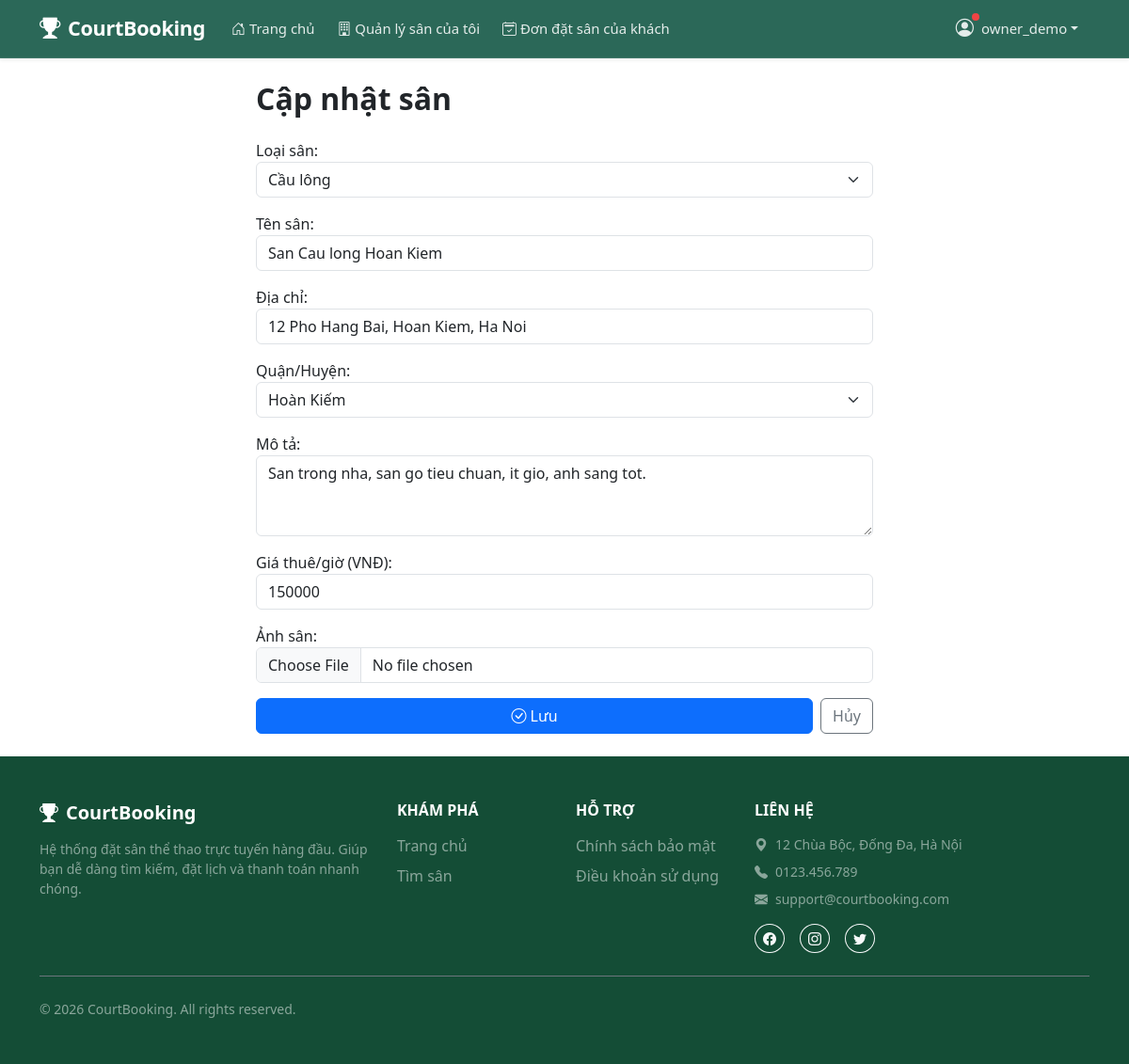
Page /edit/5/?confirm=1 (signed in) on the committed database.
### accounts/models.py (models this page shows, shortened)
class User(AbstractUser):
    ROLE_CHOICES = [
        ('guest',  'Khách'),
        ('player', 'Người chơi'),
        ('owner',  'Chủ sân'),
        ('admin',  'Quản trị'),
    ]
    phone = models.CharField(max_length=15, blank=True)
    role  = models.CharField(max_length=10, choices=ROLE_CHOICES, default='player')

### courts/models.py (models this page shows, shortened)
class Court(models.Model):
    COURT_TYPE_CHOICES = [
        ('badminton',  'Cầu lông'),
        ('football',   'Bóng đá'),
        ('pickleball', 'Pickleball'),
        ('basketball', 'Bóng rổ'),
        ('tennis',     'Tennis'),
    ]
    DISTRICT_CHOICES = [
        ('cau_giay',     'Cầu Giấy'),
        ('dong_da',      'Đống Đa'),
        ('hai_ba_trung', 'Hai Bà Trưng'),
        ('hoan_kiem',    'Hoàn Kiếm'),
        ('thanh_xuan',   'Thanh Xuân'),
        ('ha_dong',      'Hà Đông'),
        ('bac_tu_liem',  'Bắc Từ Liêm'),
        ('nam_tu_liem',  'Nam Từ Liêm'),
        ('khac',         'Khác'),
    ]
    name           = models.CharField(max_length=200, verbose_name='Tên sân')
    court_type     = models.CharField(max_length=20, choices=COURT_TYPE_CHOICES, verbose_name='Loại sân')
    address        = models.CharField(max_length=300, verbose_name='Địa chỉ')
    district       = models.CharField(max_length=20, choices=DISTRICT_CHOICES, default='khac',
                                      blank=True, verbose_name='Quận/Huyện')
    description    = models.TextField(blank=True, verbose_name='Mô tả')
    price_per_hour = models.DecimalField(max_digits=10, decimal_places=0, verbose_name='Giá thuê/giờ (VNĐ)')
    image          = models.ImageField(upload_to='courts/', blank=True, null=True, verbose_name='Ảnh sân')
    is_active      = models.BooleanField(default=True, verbose_name='Đang hoạt động')
    owner          = models.ForeignKey(
        settings.AUTH_USER_MODEL,
        on_delete=models.SET_NULL,
        null=True,
        blank=True,
        related_name='owned_courts',
        verbose_name='Chủ sân',
    )
    created_at     = models.DateTimeField(auto_now_add=True, verbose_name='Ngày tạo')
    class Meta:
        ordering = ['-created_at']
        verbose_name = 'Sân'
        verbose_name_plural = 'Danh sách sân'

### courts/views.py (the view)
# urls.py: path('edit/<int:pk>/', views.court_update, name='court_update'),
def court_update(request, pk):
    if request.session.get('role') != 'owner':
        return redirect('accounts:login')
    court = get_object_or_404(Court, pk=pk)
    if court.owner != request.user:
        messages.error(request, 'Bạn không có quyền sửa sân này.')
        return redirect('courts:my_court_list')
    if court.is_active and request.method == 'GET' and request.GET.get('confirm') != '1':
        return render(request, 'courts/court_edit_confirm.html', {'court': court})
    if request.method == 'POST':
        form = CourtForm(request.POST, request.FILES, instance=court)
        if form.is_valid():
            updated = form.save(commit=False)
            if court.is_active:
                updated.is_active = False
                messages.warning(
                    request,
                    f'Đã cập nhật sân "{court.name}". Sân sẽ ẩn khỏi danh sách và chờ admin duyệt lại.'
                )
            else:
                messages.success(request, f'Đã cập nhật sân "{court.name}".')
            updated.save()
            return redirect('courts:my_court_list')
    else:
        form = CourtForm(instance=court)
    return render(request, 'courts/court_form.html', {
        'form':        form,
        'action_text': 'Cập nhật sân',
        'court':       court,
    })

### courts/forms.py
class CourtForm(forms.ModelForm):
    class Meta:
        model  = Court
        fields = [
            'court_type',
            'name',
            'address',
            'district',
            'description',
            'price_per_hour',
            'image',
        ]
        widgets = {
            'court_type':     forms.Select(attrs={'class': 'form-select'}),
            'name':           forms.TextInput(attrs={'class': 'form-control'}),
            'address':        forms.TextInput(attrs={'class': 'form-control'}),
            'district':       forms.Select(attrs={'class': 'form-select'}),
            'description':    forms.Textarea(attrs={'class': 'form-control', 'rows': 3}),
            'price_per_hour': forms.NumberInput(attrs={'class': 'form-control'}),
            'image':          CustomImageWidget(attrs={'class': 'form-control'}),
        }

### courts/templates/courts/court_form.html (shortened to what this page needs)
{% extends 'base.html' %}
{% block content %}
<div class="container my-4" style="max-width: 680px;">
    <h2 class="fw-bold mb-4">{{ action_text }}</h2>
    <form method="POST" enctype="multipart/form-data">
        {{ form.as_p }}
        <div class="d-flex gap-2 mt-3">
            <button type="submit" class="btn btn-primary flex-grow-1">
                <i class="bi bi-check-circle me-1"></i>Lưu
            </button>
            <a href="{% url 'courts:my_court_list' %}" class="btn btn-outline-secondary">
                Hủy
            </a>
        </div>
    </form>
</div>
{% endblock %}

### templates/partials/header.html (shortened to what this page needs)
<nav class="navbar navbar-expand-lg navbar-dark shadow-sm sticky-top" style="background-color: rgba(6, 78, 59, 0.85) !important; backdrop-filter: blur(12px); -webkit-backdrop-filter: blur(12px); border-bottom: 1px solid rgba(255, 255, 255, 0.1);">
    <div class="container">
        <a class="navbar-brand fw-bold d-flex align-items-center" href="{% url 'courts:court_list' %}">
            <i class="bi bi-trophy-fill me-2" style="font-size: 1.4rem;"></i>
            CourtBooking
        </a>
        <div class="collapse navbar-collapse" id="navbarMain">
            <ul class="navbar-nav me-auto mb-2 mb-lg-0">
                <li class="nav-item">
                    <a class="nav-link {% if request.resolver_match.view_name == 'courts:court_list' %}active-link{% endif %}" href="{% url 'courts:court_list' %}">
                        <i class="bi bi-house-door me-1"></i>Trang chủ
                    </a>
                </li>
                {% if user.is_authenticated %}
                    {% if request.session.role == 'owner' %}
                    <li class="nav-item">
                        <a class="nav-link {% if request.resolver_match.view_name == 'courts:my_court_list' %}active-link{% endif %}" href="{% url 'courts:my_court_list' %}">
                            <i class="bi bi-building me-1"></i>Quản lý sân của tôi
                        </a>
                    </li>
                    <li class="nav-item">
                        <a class="nav-link {% if request.resolver_match.view_name == 'bookings:owner_booking_list' %}active-link{% endif %}" href="{% url 'bookings:owner_booking_list' %}">
                            <i class="bi bi-calendar2-check me-1"></i>Đơn đặt sân của khách
                        </a>
                    </li>
                    {% endif %}
                {% endif %}
            </ul>
            <ul class="navbar-nav ms-auto mb-2 mb-lg-0">
                {% if user.is_authenticated %}
                    <li class="nav-item dropdown">
                        <a class="nav-link dropdown-toggle d-flex align-items-center"
                           href="#" role="button"
                           data-bs-toggle="dropdown" aria-expanded="false">
                            <span class="position-relative d-inline-block me-1">
                                <i class="bi bi-person-circle" style="font-size: 1.2rem;"></i>
                                <span class="notify-dot"></span>
                            </span>
                            {{ user.username }}
                        </a>
                    </li>
                {% endif %}
            </ul>
        </div>
    </div>
</nav>

### static/css/style.css (style rules this page uses)
:root { --primary: #15803d; --primary-dark: #0f6030; --primary-light: #dcfce7; --primary-muted: rgba(21, 128, 61, 0.06); --text-muted: #6b7280; --border: #e5e7eb; --shadow-sm: 0 1px 3px rgba(0,0,0,.08), 0 1px 2px rgba(0,0,0,.05); --shadow-md: 0 4px 12px rgba(0,0,0,.12), 0 2px 6px rgba(0,0,0,.07); --shadow-hover: 0 8px 24px rgba(0,0,0,.14), 0 4px 8px rgba(0,0,0,.08); --radius-card: 14px; --radius-img: 12px 12px 0 0; }
.card, .btn, a { transition: all 0.2s ease; }
.navbar { background-color: var(--primary) !important; box-shadow: 0 2px 8px rgba(0,0,0,.15); }
.navbar-brand { font-size: 1.35rem; letter-spacing: -.3px; }
.navbar .nav-link { color: rgba(255,255,255,.88) !important; font-size: .93rem; padding-left: .75rem !important; padding-right: .75rem !important; }
html { scroll-behavior: smooth; }
body { animation: pageFadeIn 0.4s ease-out; }
.navbar { transition: box-shadow 0.25s ease !important; }
.btn { transition: transform 0.15s ease, box-shadow 0.15s ease, background-color 0.2s ease, border-color 0.2s ease !important; }
.notify-dot { position: absolute; top: -2px; right: -2px; width: 8px; height: 8px; background-color: #ef4444; border-radius: 50%; animation: pulseDot 2s cubic-bezier(0.4, 0, 0.6, 1) infinite; }
.navbar-nav .nav-link { position: relative; transition: all 0.3s ease-in-out !important; display: inline-flex !important; align-items: center; }
.navbar-nav .nav-link i { margin-right: 0.25rem !important; transition: margin-right 0.3s ease-in-out !important; }

### rows in the picture
User: username "owner_demo"
Court: court_type "Cầu lông", name "San Cau long Hoan Kiem", address "12 Pho Hang Bai, Hoan Kiem, Ha Noi", district "Hoàn Kiếm", description "San trong nha, san go tieu chuan, it gio, anh sang tot.", price_per_hour "150000"

### other values in the picture
{{ action_text }} "Cập nhật sân"
